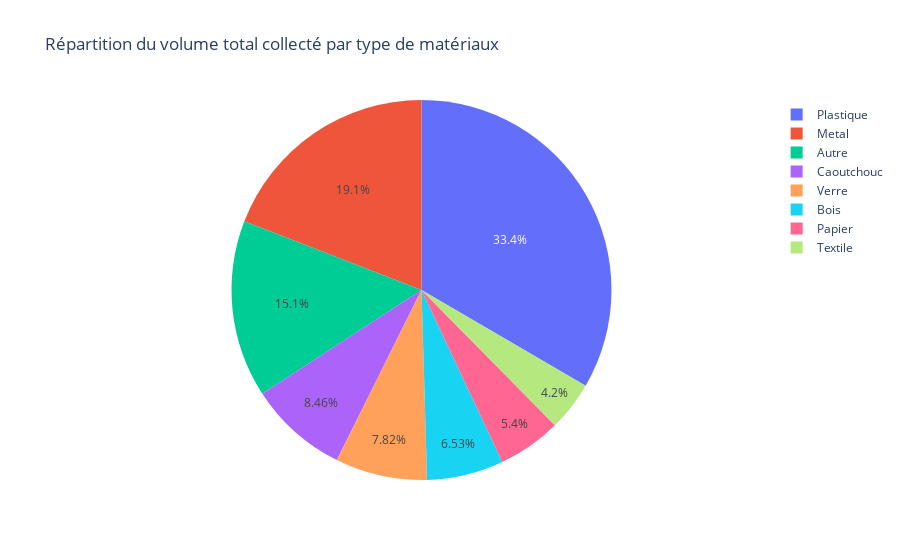

Write notebook code for a chart like this one.
### Code cell
#Répartition par type de matériau

#Grouper par type de matériau
df_group_mat = df_volume.groupby(["Type_matériau"])["Volume_Litres"].sum()
df_group_mat = df_group_mat.reset_index().sort_values(["Volume_Litres"], ascending = False)

#Afficher le graphique en camembert de la part de volume par matériau
fig = px.pie(df_group_mat, values='Volume_Litres', names='Type_matériau', title="Répartition du volume total collecté par type de matériaux")
fig.show()

### Figure 1 — Plotly figure (JSON) as saved in the notebook; plotly's stock layout.template omitted (floating-point values rounded to 4 significant figures)
{"data": [{"domain": {"x": [0, 1], "y": [0, 1]}, "hovertemplate": "Type_matériau=%{label}<br>Volume_Litres=%{value}<extra></extra>", "labels": ["Plastique", "Metal", "Autre", "Caoutchouc", "Verre", "Bois", "Papier", "Textile"], "legendgroup": "", "name": "", "showlegend": true, "type": "pie", "values": [768500.0, 439900.0, 346800.0, 194600.0, 179800.0, 150200.0, 124300.0, 96750.0]}], "layout": {"legend": {"tracegroupgap": 0}, "title": {"text": "Répartition du volume total collecté par type de matériaux"}}}
